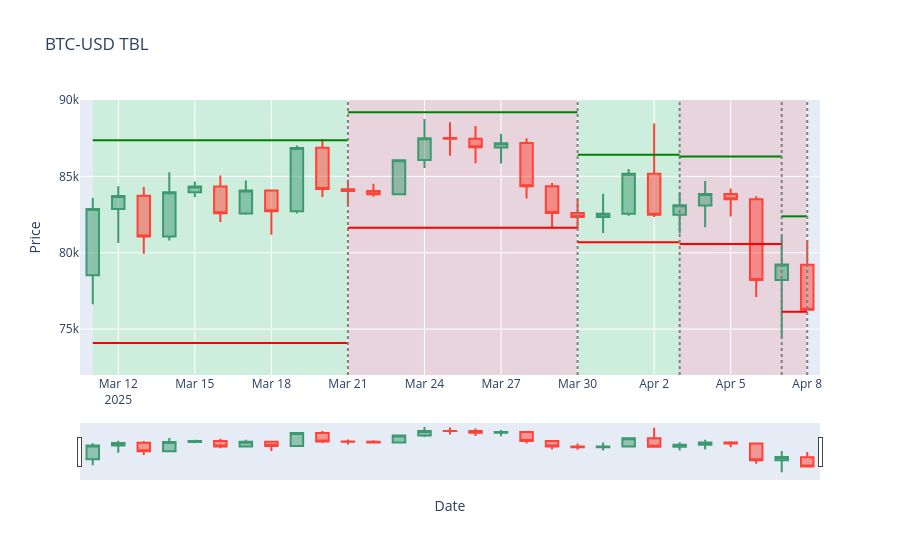

The notebook cell this image was saved under:
### Code cell
import plotly.graph_objects as go
import pandas as pd

# Example DataFrame (you can load your own from CSV/API)
# data = {
#     "Date": ["2023-01-01", "2023-01-02", "2023-01-03", "2023-01-04"],
#     "Open": [100, 102, 101, 105],
#     "High": [105, 107, 106, 108],
#     "Low": [99, 100, 98, 104],
#     "Close": [104, 106, 100, 107]
# }

data["Date"] = pd.to_datetime(data["Date"])

# Plot candlestick chart
fig = go.Figure(data=[go.Candlestick(
    x=data["Date"],
    open=data["Open"],
    high=data["High"],
    low=data["Low"],
    close=data["Close"]
)])

fig.update_layout(title="BTC-USD TBL", xaxis_title="Date", yaxis_title="Price", yaxis=dict(range=[72000, 90000]))
generate_barriers(fig, data, 2,1,15, 72000, 90000)

fig.show()

### Figure 1 — Plotly figure (JSON) as saved in the notebook; plotly's stock layout.template omitted (floating-point values rounded to 4 significant figures)
{"data": [{"close": [82860.0, 83720.0, 81070.0, 83970.0, 84340.0, 82580.0, 84080.0, 82720.0, 86850.0, 84170.0, 84040.0, 83830.0, 86050.0, 87500.0, 87470.0, 86900.0, 87180.0, 84350.0, 82600.0, 82330.0, 82550.0, 85170.0, 82490.0, 83100.0, 83840.0, 83500.0, 78210.0, 79240.0, 76270.0], "high": [83580.0, 84360.0, 84300.0, 85260.0, 84670.0, 85050.0, 84730.0, 84080.0, 87020.0, 87440.0, 84780.0, 84510.0, 86090.0, 88760.0, 88540.0, 88290.0, 87790.0, 87490.0, 84570.0, 83505, 83870.0, 85490.0, 88470.0, 83910.0, 84700.0, 84210.0, 83700.0, 81120.0, 80820.0], "low": [76620.0, 80640.0, 79930.0, 80800.0, 83640.0, 82020.0, 82490.0, 81180.0, 82570.0, 83650.0, 83170.0, 83670.0, 83790.0, 85540.0, 86350.0, 85860.0, 85840.0, 83560.0, 81630.0, 81570.0, 81290.0, 82430.0, 82340.0, 81280.0, 81670.0, 82380.0, 77100.0, 74440.0, 76200.0], "open": [78520.0, 82860.0, 83720.0, 81070.0, 83970.0, 84330.0, 82580.0, 84080.0, 82720.0, 86870.0, 84160.0, 84050.0, 83830.0, 86070.0, 87510.0, 87460.0, 86900.0, 87190.0, 84350.0, 82600.0, 82340.0, 82550.0, 85180.0, 82490.0, 83100.0, 83840.0, 83500.0, 78220.0, 79220.0], "type": "candlestick", "x": ["2025-03-11T00:00:00", "2025-03-12T00:00:00", "2025-03-13T00:00:00", "2025-03-14T00:00:00", "2025-03-15T00:00:00", "2025-03-16T00:00:00", "2025-03-17T00:00:00", "2025-03-18T00:00:00", "2025-03-19T00:00:00", "2025-03-20T00:00:00", "2025-03-21T00:00:00", "2025-03-22T00:00:00", "2025-03-23T00:00:00", "2025-03-24T00:00:00", "2025-03-25T00:00:00", "2025-03-26T00:00:00", "2025-03-27T00:00:00", "2025-03-28T00:00:00", "2025-03-29T00:00:00", "2025-03-30T00:00:00", "2025-03-31T00:00:00", "2025-04-01T00:00:00", "2025-04-02T00:00:00", "2025-04-03T00:00:00", "2025-04-04T00:00:00", "2025-04-05T00:00:00", "2025-04-06T00:00:00", "2025-04-07T00:00:00", "2025-04-08T00:00:00"]}], "layout": {"shapes": [{"line": {"color": "green"}, "type": "line", "x0": "2025-03-11T00:00:00", "x1": "2025-03-21T00:00:00", "y0": 87370.0, "y1": 87370.0}, {"line": {"color": "red"}, "type": "line", "x0": "2025-03-11T00:00:00", "x1": "2025-03-21T00:00:00", "y0": 74100.0, "y1": 74100.0}, {"line": {"color": "gray", "dash": "dot"}, "name": "Vertical Barrier", "type": "line", "x0": "2025-03-21T00:00:00", "x1": "2025-03-21T00:00:00", "y0": 72000, "y1": 90000}, {"fillcolor": "rgba(0, 255, 0, 0.1)", "layer": "below", "line": {"width": 0}, "type": "rect", "x0": "2025-03-11T00:00:00", "x1": "2025-03-21T00:00:00", "y0": 72000, "y1": 90000}, {"line": {"color": "green"}, "type": "line", "x0": "2025-03-21T00:00:00", "x1": "2025-03-30T00:00:00", "y0": 89210.0, "y1": 89210.0}, {"line": {"color": "red"}, "type": "line", "x0": "2025-03-21T00:00:00", "x1": "2025-03-30T00:00:00", "y0": 81640.0, "y1": 81640.0}, {"line": {"color": "gray", "dash": "dot"}, "name": "Vertical Barrier", "type": "line", "x0": "2025-03-30T00:00:00", "x1": "2025-03-30T00:00:00", "y0": 72000, "y1": 90000}, {"fillcolor": "rgba(255, 0, 0, 0.1)", "layer": "below", "line": {"width": 0}, "type": "rect", "x0": "2025-03-21T00:00:00", "x1": "2025-03-30T00:00:00", "y0": 72000, "y1": 90000}, {"line": {"color": "green"}, "type": "line", "x0": "2025-03-30T00:00:00", "x1": "2025-04-03T00:00:00", "y0": 86410.0, "y1": 86410.0}, {"line": {"color": "red"}, "type": "line", "x0": "2025-03-30T00:00:00", "x1": "2025-04-03T00:00:00", "y0": 80690.0, "y1": 80690.0}, {"line": {"color": "gray", "dash": "dot"}, "name": "Vertical Barrier", "type": "line", "x0": "2025-04-03T00:00:00", "x1": "2025-04-03T00:00:00", "y0": 72000, "y1": 90000}, {"fillcolor": "rgba(0, 255, 0, 0.1)", "layer": "below", "line": {"width": 0}, "type": "rect", "x0": "2025-03-30T00:00:00", "x1": "2025-04-03T00:00:00", "y0": 72000, "y1": 90000}, {"line": {"color": "green"}, "type": "line", "x0": "2025-04-03T00:00:00", "x1": "2025-04-07T00:00:00", "y0": 86300.0, "y1": 86300.0}, {"line": {"color": "red"}, "type": "line", "x0": "2025-04-03T00:00:00", "x1": "2025-04-07T00:00:00", "y0": 80580.0, "y1": 80580.0}, {"line": {"color": "gray", "dash": "dot"}, "name": "Vertical Barrier", "type": "line", "x0": "2025-04-07T00:00:00", "x1": "2025-04-07T00:00:00", "y0": 72000, "y1": 90000}, {"fillcolor": "rgba(255, 0, 0, 0.1)", "layer": "below", "line": {"width": 0}, "type": "rect", "x0": "2025-04-03T00:00:00", "x1": "2025-04-07T00:00:00", "y0": 72000, "y1": 90000}, {"line": {"color": "green"}, "type": "line", "x0": "2025-04-07T00:00:00", "x1": "2025-04-08T00:00:00", "y0": 82390.0, "y1": 82390.0}, {"line": {"color": "red"}, "type": "line", "x0": "2025-04-07T00:00:00", "x1": "2025-04-08T00:00:00", "y0": 76140.0, "y1": 76140.0}, {"line": {"color": "gray", "dash": "dot"}, "name": "Vertical Barrier", "type": "line", "x0": "2025-04-08T00:00:00", "x1": "2025-04-08T00:00:00", "y0": 72000, "y1": 90000}, {"fillcolor": "rgba(255, 0, 0, 0.1)", "layer": "below", "line": {"width": 0}, "type": "rect", "x0": "2025-04-07T00:00:00", "x1": "2025-04-08T00:00:00", "y0": 72000, "y1": 90000}], "title": {"text": "BTC-USD TBL"}, "xaxis": {"title": {"text": "Date"}}, "yaxis": {"range": [72000, 90000], "title": {"text": "Price"}}}}
